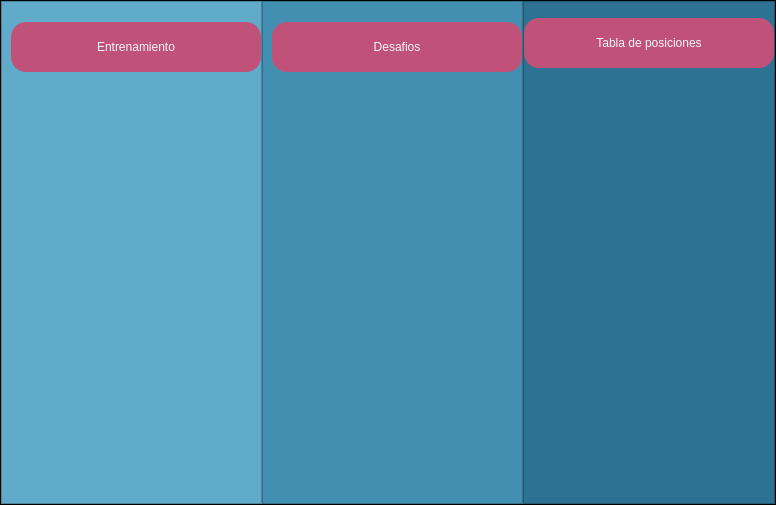
               <widget class="QWidget" name="pagina_uno">
                <layout class="QVBoxLayout" name="verticalLayout_4">
                 <property name="spacing">
                  <number>0</number>
                 </property>
                 <property name="leftMargin">
                  <number>0</number>
                 </property>
                 <property name="topMargin">
                  <number>0</number>
                 </property>
                 <property name="rightMargin">
                  <number>0</number>
                 </property>
                 <property name="bottomMargin">
                  <number>0</number>
                 </property>
                 <item>
                  <widget class="QFrame" name="frame_content_inicio">
                   <property name="styleSheet">
                    <string notr="true">background-color: rgb(1, 1, 1);</string>
                   </property>
                   <property name="frameShape">
                    <enum>QFrame::StyledPanel</enum>
                   </property>
                   <property name="frameShadow">
                    <enum>QFrame::Raised</enum>
                   </property>
                   <layout class="QHBoxLayout" name="horizontalLayout_3">
                    <property name="spacing">
                     <number>0</number>
                    </property>
                    <property name="leftMargin">
                     <number>0</number>
                    </property>
                    <property name="topMargin">
                     <number>0</number>
                    </property>
                    <property name="rightMargin">
                     <number>0</number>
                    </property>
                    <property name="bottomMargin">
                     <number>0</number>
                    </property>
                    <item>
                     <widget class="QFrame" name="frame">
                      <property name="styleSheet">
                       <string notr="true">background-color: rgb(96, 171, 202);</string>
                      </property>
                      <property name="frameShape">
                       <enum>QFrame::StyledPanel</enum>
                      </property>
                      <property name="frameShadow">
                       <enum>QFrame::Raised</enum>
                      </property>
                      <layout class="QVBoxLayout" name="verticalLayout_6">
                       <property name="spacing">
                        <number>0</number>
                       </property>
                       <property name="topMargin">
                        <number>0</number>
                       </property>
                       <property name="rightMargin">
                        <number>0</number>
                       </property>
                       <property name="bottomMargin">
                        <number>0</number>
                       </property>
                       <item>
                        <spacer name="verticalSpacer_2">
                         <property name="orientation">
                          <enum>Qt::Vertical</enum>
                         </property>
                         <property name="sizeHint" stdset="0">
                          <size>
                           <width>20</width>
                           <height>10</height>
                          </size>
                         </property>
                        </spacer>
                       </item>
                       <item alignment="Qt::AlignHCenter">
                        <widget class="QPushButton" name="Entrenamiento_button_Pag1">
                         <property name="minimumSize">
                          <size>
                           <width>250</width>
                           <height>70</height>
                          </size>
                         </property>
                         <property name="cursor">
                          <cursorShape>PointingHandCursor</cursorShape>
                         </property>
                         <property name="styleSheet">
                          <string notr="true">QPushButton{
	background-color: #c0527a;
	font: 87 14pt &quot;Arial Black&quot;;
	color: whitesmoke;
	border-radius: 15px;
	margin: 10 px;
	right-margin: 10px;
}

QPushButton:hover{
	background-color: rgb(0, 0, 0);
	color: #c0527a;
	font: 87 14pt &quot;Arial Black&quot;;
	border-radius: 15px;
	margin: 10 px;
	right-margin: 10px;
}
</string>
                         </property>
                         <property name="text">
                          <string>Entrenamiento</string>
                         </property>
                        </widget>
                       </item>
                       <item>
                        <spacer name="verticalSpacer_3">
                         <property name="orientation">
                          <enum>Qt::Vertical</enum>
                         </property>
                         <property name="sizeHint" stdset="0">
                          <size>
                           <width>20</width>
                           <height>11</height>
                          </size>
                         </property>
                        </spacer>
                       </item>
                       <item>
                        <widget class="QLabel" name="label_2">
                         <property name="minimumSize">
                          <size>
                           <width>70</width>
                           <height>400</height>
                          </size>
                         </property>
                         <property name="maximumSize">
                          <size>
                           <width>16777215</width>
                           <height>16777215</height>
                          </size>
                         </property>
                         <property name="styleSheet">
                          <string notr="true">image: url(:/iconos/ejercitandose.png);</string>
                         </property>
                         <property name="text">
                          <string>&lt;html&gt;&lt;head/&gt;&lt;body&gt;&lt;p&gt;&lt;br/&gt;&lt;/p&gt;&lt;/body&gt;&lt;/html&gt;</string>
                         </property>
                        </widget>
                       </item>
                       <item>
                        <spacer name="verticalSpacer_4">
                         <property name="orientation">
                          <enum>Qt::Vertical</enum>
                         </property>
                         <property name="sizeHint" stdset="0">
                          <size>
                           <width>20</width>
                           <height>10</height>
                          </size>
                         </property>
                        </spacer>
                       </item>
                      </layout>
                     </widget>
                    </item>
                    <item>
                     <widget class="QFrame" name="frame_2">
                      <property name="styleSheet">
                       <string notr="true">background-color: rgb(67, 143, 177);</string>
                      </property>
                      <property name="frameShape">
                       <enum>QFrame::StyledPanel</enum>
                      </property>
                      <property name="frameShadow">
                       <enum>QFrame::Raised</enum>
                      </property>
                      <layout class="QVBoxLayout" name="verticalLayout_7">
                       <property name="spacing">
                        <number>0</number>
                       </property>
                       <property name="topMargin">
                        <number>0</number>
                       </property>
                       <property name="rightMargin">
                        <number>0</number>
                       </property>
                       <property name="bottomMargin">
                        <number>0</number>
                       </property>
                       <item>
                        <spacer name="verticalSpacer_6">
                         <property name="orientation">
                          <enum>Qt::Vertical</enum>
                         </property>
                         <property name="sizeHint" stdset="0">
                          <size>
                           <width>20</width>
                           <height>10</height>
                          </size>
                         </property>
                        </spacer>
                       </item>
                       <item alignment="Qt::AlignHCenter">
                        <widget class="QPushButton" name="Desafios_button_Pag1">
                         <property name="minimumSize">
                          <size>
                           <width>250</width>
                           <height>70</height>
                          </size>
                         </property>
                         <property name="cursor">
                          <cursorShape>PointingHandCursor</cursorShape>
                         </property>
                         <property name="styleSheet">
                          <string notr="true">QPushButton{
	background-color: #c0527a;
	font: 87 14pt &quot;Arial Black&quot;;
	color: whitesmoke;
	border-radius: 15px;
	margin: 10 px;
	right-margin: 10px;
}

QPushButton:hover{
	background-color: rgb(0, 0, 0);
	color: #c0527a;
	font: 87 14pt &quot;Arial Black&quot;;
	border-radius: 15px;
	margin: 10 px;
	right-margin: 10px;
}
</string>
                         </property>
                         <property name="text">
                          <string>Desafios</string>
                         </property>
                        </widget>
                       </item>
                       <item>
                        <spacer name="verticalSpacer_7">
                         <property name="orientation">
                          <enum>Qt::Vertical</enum>
                         </property>
                         <property name="sizeHint" stdset="0">
                          <size>
                           <width>20</width>
                           <height>11</height>
                          </size>
                         </property>
                        </spacer>
                       </item>
                       <item>
                        <widget class="QLabel" name="label_3">
                         <property name="minimumSize">
                          <size>
                           <width>100</width>
                           <height>400</height>
                          </size>
                         </property>
                         <property name="maximumSize">
                          <size>
                           <width>16777215</width>
                           <height>16777215</height>
                          </size>
                         </property>
                         <property name="styleSheet">
                          <string notr="true">image: url(:/iconos/hacer-subir.png);</string>
                         </property>
                         <property name="text">
                          <string>&lt;html&gt;&lt;head/&gt;&lt;body&gt;&lt;p&gt;&lt;br/&gt;&lt;/p&gt;&lt;/body&gt;&lt;/html&gt;</string>
                         </property>
                        </widget>
                       </item>
                       <item>
                        <spacer name="verticalSpacer_10">
                         <property name="orientation">
                          <enum>Qt::Vertical</enum>
                         </property>
                         <property name="sizeHint" stdset="0">
                          <size>
                           <width>20</width>
                           <height>10</height>
                          </size>
                         </property>
                        </spacer>
                       </item>
                      </layout>
                     </widget>
                    </item>
                    <item>
                     <widget class="QFrame" name="frame_5">
                      <property name="styleSheet">
                       <string notr="true">background-color: rgb(46, 114, 147);</string>
                      </property>
                      <property name="frameShape">
                       <enum>QFrame::StyledPanel</enum>
                      </property>
                      <property name="frameShadow">
                       <enum>QFrame::Raised</enum>
                      </property>
                      <layout class="QVBoxLayout" name="verticalLayout_8">
                       <property name="spacing">
                        <number>0</number>
                       </property>
                       <property name="leftMargin">
                        <number>0</number>
                       </property>
                       <property name="topMargin">
                        <number>0</number>
                       </property>
                       <property name="rightMargin">
                        <number>0</number>
                       </property>
                       <property name="bottomMargin">
                        <number>0</number>
                       </property>
                       <item>
                        <spacer name="verticalSpacer_5">
                         <property name="orientation">
                          <enum>Qt::Vertical</enum>
                         </property>
                         <property name="sizeHint" stdset="0">
                          <size>
                           <width>20</width>
                           <height>6</height>
                          </size>
                         </property>
                        </spacer>
                       </item>
                       <item alignment="Qt::AlignHCenter">
                        <widget class="QPushButton" name="Tabla_button_Pag1">
                         <property name="minimumSize">
                          <size>
                           <width>250</width>
                           <height>70</height>
                          </size>
                         </property>
                         <property name="cursor">
                          <cursorShape>PointingHandCursor</cursorShape>
                         </property>
                         <property name="styleSheet">
                          <string notr="true">QPushButton{
	background-color: #c0527a;
	font: 87 14pt &quot;Arial Black&quot;;
	color: whitesmoke;
	border-radius: 15px;
	margin: 10 px;
	right-margin: 10px;
}

QPushButton:hover{
	background-color: rgb(0, 0, 0);
	color: #c0527a;
	font: 87 14pt &quot;Arial Black&quot;;
	border-radius: 15px;
	margin: 10 px;
	right-margin: 10px;
}</string>
                         </property>
                         <property name="text">
                          <string>Tabla de posiciones</string>
                         </property>
                        </widget>
                       </item>
                       <item>
                        <spacer name="verticalSpacer_8">
                         <property name="orientation">
                          <enum>Qt::Vertical</enum>
                         </property>
                         <property name="sizeHint" stdset="0">
                          <size>
                           <width>20</width>
                           <height>8</height>
                          </size>
                         </property>
                        </spacer>
                       </item>
                       <item>
                        <widget class="QLabel" name="label_4">
                         <property name="minimumSize">
                          <size>
                           <width>100</width>
                           <height>400</height>
                          </size>
                         </property>
                         <property name="maximumSize">
                          <size>
                           <width>16777215</width>
                           <height>16777215</height>
                          </size>
                         </property>
                         <property name="styleSheet">
                          <string notr="true">image: url(:/iconos/yoga.png);</string>
                         </property>
                         <property name="text">
                          <string>&lt;html&gt;&lt;head/&gt;&lt;body&gt;&lt;p&gt;&lt;br/&gt;&lt;/p&gt;&lt;/body&gt;&lt;/html&gt;</string>
                         </property>
                        </widget>
                       </item>
                       <item>
                        <spacer name="verticalSpacer_9">
                         <property name="orientation">
                          <enum>Qt::Vertical</enum>
                         </property>
                         <property name="sizeHint" stdset="0">
                          <size>
                           <width>20</width>
                           <height>17</height>
                          </size>
                         </property>
                        </spacer>
                       </item>
                      </layout>
                     </widget>
                    </item>
                   </layout>
                  </widget>
                 </item>
                </layout>
               </widget>
